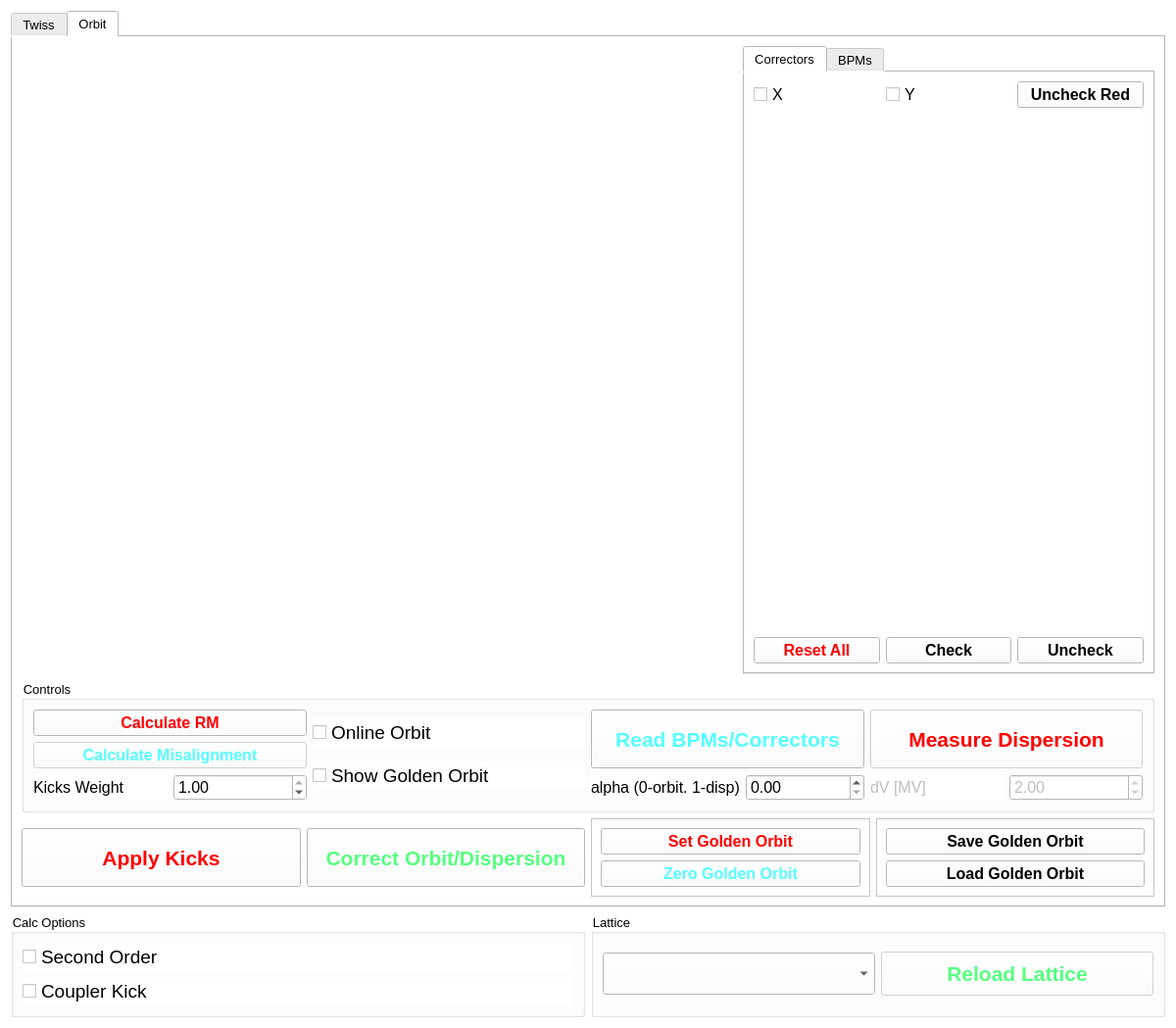
<?xml version="1.0" encoding="UTF-8"?>
<ui version="4.0">
 <class>Form</class>
 <widget class="QWidget" name="Form">
  <property name="geometry">
   <rect>
    <x>0</x>
    <y>0</y>
    <width>1200</width>
    <height>1049</height>
   </rect>
  </property>
  <property name="minimumSize">
   <size>
    <width>1150</width>
    <height>0</height>
   </size>
  </property>
  <property name="contextMenuPolicy">
   <enum>Qt::CustomContextMenu</enum>
  </property>
  <property name="windowTitle">
   <string>Ocelot Interface</string>
  </property>
  <property name="styleSheet">
   <string notr="true">background-color: white</string>
  </property>
  <layout class="QGridLayout" name="gridLayout">
   <item row="1" column="0">
    <layout class="QHBoxLayout" name="horizontalLayout_7">
     <item>
      <widget class="QGroupBox" name="groupBox_9">
       <property name="minimumSize">
        <size>
         <width>0</width>
         <height>50</height>
        </size>
       </property>
       <property name="font">
        <font>
         <pointsize>10</pointsize>
        </font>
       </property>
       <property name="title">
        <string>Calc Options</string>
       </property>
       <layout class="QGridLayout" name="gridLayout_15">
        <item row="0" column="0">
         <layout class="QGridLayout" name="gridLayout_14">
          <item row="0" column="0">
           <widget class="QCheckBox" name="cb_sec_order">
            <property name="font">
             <font>
              <pointsize>14</pointsize>
             </font>
            </property>
            <property name="text">
             <string>Second Order</string>
            </property>
           </widget>
          </item>
          <item row="1" column="0">
           <widget class="QCheckBox" name="cb_coupler_kick">
            <property name="font">
             <font>
              <pointsize>14</pointsize>
             </font>
            </property>
            <property name="text">
             <string>Coupler Kick</string>
            </property>
           </widget>
          </item>
         </layout>
        </item>
       </layout>
      </widget>
     </item>
     <item>
      <widget class="QGroupBox" name="groupBox_3">
       <property name="minimumSize">
        <size>
         <width>0</width>
         <height>100</height>
        </size>
       </property>
       <property name="font">
        <font>
         <pointsize>10</pointsize>
        </font>
       </property>
       <property name="title">
        <string>Lattice</string>
       </property>
       <layout class="QGridLayout" name="gridLayout_13">
        <item row="1" column="1">
         <layout class="QGridLayout" name="gridLayout_4">
          <item row="1" column="0">
           <widget class="QComboBox" name="cb_lattice">
            <property name="minimumSize">
             <size>
              <width>0</width>
              <height>43</height>
             </size>
            </property>
            <property name="font">
             <font>
              <pointsize>14</pointsize>
             </font>
            </property>
           </widget>
          </item>
          <item row="1" column="1">
           <widget class="QPushButton" name="pb_reload">
            <property name="enabled">
             <bool>false</bool>
            </property>
            <property name="minimumSize">
             <size>
              <width>100</width>
              <height>45</height>
             </size>
            </property>
            <property name="font">
             <font>
              <pointsize>16</pointsize>
              <weight>75</weight>
              <bold>true</bold>
             </font>
            </property>
            <property name="styleSheet">
             <string notr="true">color: rgb(85, 255, 127);</string>
            </property>
            <property name="text">
             <string>Reload Lattice</string>
            </property>
           </widget>
          </item>
         </layout>
        </item>
       </layout>
      </widget>
     </item>
    </layout>
   </item>
   <item row="0" column="0">
    <widget class="QTabWidget" name="tabWidget_2">
     <property name="font">
      <font>
       <pointsize>10</pointsize>
      </font>
     </property>
     <property name="currentIndex">
      <number>1</number>
     </property>
     <widget class="QWidget" name="tab_2">
      <attribute name="title">
       <string>Twiss</string>
      </attribute>
      <layout class="QGridLayout" name="gridLayout_6">
       <item row="0" column="0" colspan="2">
        <widget class="QWidget" name="widget_2" native="true">
         <property name="sizePolicy">
          <sizepolicy hsizetype="Expanding" vsizetype="Expanding">
           <horstretch>1</horstretch>
           <verstretch>0</verstretch>
          </sizepolicy>
         </property>
         <property name="minimumSize">
          <size>
           <width>700</width>
           <height>400</height>
          </size>
         </property>
        </widget>
       </item>
       <item row="0" column="2" colspan="2">
        <widget class="QWidget" name="widget" native="true">
         <property name="enabled">
          <bool>true</bool>
         </property>
         <property name="sizePolicy">
          <sizepolicy hsizetype="Expanding" vsizetype="Expanding">
           <horstretch>0</horstretch>
           <verstretch>0</verstretch>
          </sizepolicy>
         </property>
         <property name="minimumSize">
          <size>
           <width>400</width>
           <height>200</height>
          </size>
         </property>
         <property name="maximumSize">
          <size>
           <width>400</width>
           <height>16777215</height>
          </size>
         </property>
        </widget>
       </item>
       <item row="1" column="0" colspan="4">
        <widget class="QGroupBox" name="groupBox_10">
         <property name="maximumSize">
          <size>
           <width>16777215</width>
           <height>140</height>
          </size>
         </property>
         <property name="font">
          <font>
           <pointsize>10</pointsize>
          </font>
         </property>
         <property name="title">
          <string>BackTracking</string>
         </property>
         <layout class="QVBoxLayout" name="verticalLayout_2">
          <item>
           <layout class="QVBoxLayout" name="verticalLayout">
            <item>
             <widget class="QCheckBox" name="cb_otr55">
              <property name="font">
               <font>
                <pointsize>14</pointsize>
               </font>
              </property>
              <property name="text">
               <string>OTRC 55</string>
              </property>
              <property name="checked">
               <bool>true</bool>
              </property>
             </widget>
            </item>
            <item>
             <widget class="QCheckBox" name="cb_otr218">
              <property name="font">
               <font>
                <pointsize>14</pointsize>
               </font>
              </property>
              <property name="text">
               <string>OTRB 218</string>
              </property>
             </widget>
            </item>
            <item>
             <widget class="QCheckBox" name="cb_otr450">
              <property name="font">
               <font>
                <pointsize>14</pointsize>
               </font>
              </property>
              <property name="text">
               <string>OTRB 450</string>
              </property>
             </widget>
            </item>
           </layout>
          </item>
         </layout>
        </widget>
       </item>
       <item row="2" column="0" rowspan="2">
        <widget class="QPushButton" name="pb_write">
         <property name="minimumSize">
          <size>
           <width>150</width>
           <height>60</height>
          </size>
         </property>
         <property name="font">
          <font>
           <pointsize>16</pointsize>
           <weight>75</weight>
           <bold>true</bold>
          </font>
         </property>
         <property name="styleSheet">
          <string notr="true">color: rgb(85, 255, 127);</string>
         </property>
         <property name="text">
          <string>Write to Quads</string>
         </property>
        </widget>
       </item>
       <item row="2" column="1" rowspan="2">
        <widget class="QPushButton" name="pb_read">
         <property name="minimumSize">
          <size>
           <width>0</width>
           <height>60</height>
          </size>
         </property>
         <property name="font">
          <font>
           <pointsize>16</pointsize>
           <weight>75</weight>
           <bold>true</bold>
          </font>
         </property>
         <property name="styleSheet">
          <string notr="true">color: rgb(85, 255, 255);</string>
         </property>
         <property name="text">
          <string>Read from Quads</string>
         </property>
        </widget>
       </item>
       <item row="2" column="2" colspan="2">
        <widget class="QPushButton" name="pb_reset">
         <property name="enabled">
          <bool>true</bool>
         </property>
         <property name="minimumSize">
          <size>
           <width>0</width>
           <height>20</height>
          </size>
         </property>
         <property name="sizeIncrement">
          <size>
           <width>0</width>
           <height>0</height>
          </size>
         </property>
         <property name="font">
          <font>
           <pointsize>12</pointsize>
           <weight>75</weight>
           <bold>true</bold>
          </font>
         </property>
         <property name="styleSheet">
          <string notr="true">color: rgb(255, 0, 0);</string>
         </property>
         <property name="text">
          <string>Reset All</string>
         </property>
        </widget>
       </item>
       <item row="3" column="2" colspan="2">
        <widget class="QPushButton" name="pb_update">
         <property name="minimumSize">
          <size>
           <width>0</width>
           <height>20</height>
          </size>
         </property>
         <property name="font">
          <font>
           <pointsize>12</pointsize>
           <weight>75</weight>
           <bold>true</bold>
          </font>
         </property>
         <property name="text">
          <string>Update Reference</string>
         </property>
        </widget>
       </item>
      </layout>
     </widget>
     <widget class="QWidget" name="tab_3">
      <attribute name="title">
       <string>Orbit</string>
      </attribute>
      <layout class="QGridLayout" name="gridLayout_8">
       <item row="0" column="0">
        <layout class="QHBoxLayout" name="horizontalLayout_4">
         <item>
          <widget class="QWidget" name="w_orbit" native="true">
           <property name="sizePolicy">
            <sizepolicy hsizetype="Expanding" vsizetype="Expanding">
             <horstretch>0</horstretch>
             <verstretch>0</verstretch>
            </sizepolicy>
           </property>
           <property name="minimumSize">
            <size>
             <width>650</width>
             <height>400</height>
            </size>
           </property>
          </widget>
         </item>
        </layout>
       </item>
       <item row="6" column="0" colspan="2">
        <layout class="QHBoxLayout" name="horizontalLayout_2">
         <item>
          <widget class="QPushButton" name="pb_apply_kicks">
           <property name="minimumSize">
            <size>
             <width>150</width>
             <height>60</height>
            </size>
           </property>
           <property name="font">
            <font>
             <pointsize>16</pointsize>
             <weight>75</weight>
             <bold>true</bold>
            </font>
           </property>
           <property name="styleSheet">
            <string notr="true">color: rgb(255, 0, 0);</string>
           </property>
           <property name="text">
            <string>Apply Kicks</string>
           </property>
          </widget>
         </item>
         <item>
          <widget class="QPushButton" name="pb_correct_orbit">
           <property name="minimumSize">
            <size>
             <width>0</width>
             <height>60</height>
            </size>
           </property>
           <property name="font">
            <font>
             <pointsize>16</pointsize>
             <weight>75</weight>
             <bold>true</bold>
            </font>
           </property>
           <property name="styleSheet">
            <string notr="true">color: rgb(85, 255, 127);</string>
           </property>
           <property name="text">
            <string>Correct Orbit/Dispersion</string>
           </property>
          </widget>
         </item>
         <item>
          <widget class="QFrame" name="frame_4">
           <property name="frameShape">
            <enum>QFrame::StyledPanel</enum>
           </property>
           <property name="frameShadow">
            <enum>QFrame::Raised</enum>
           </property>
           <layout class="QVBoxLayout" name="verticalLayout_9">
            <item>
             <widget class="QPushButton" name="pb_set_golden">
              <property name="minimumSize">
               <size>
                <width>0</width>
                <height>20</height>
               </size>
              </property>
              <property name="font">
               <font>
                <pointsize>12</pointsize>
                <weight>75</weight>
                <bold>true</bold>
               </font>
              </property>
              <property name="styleSheet">
               <string notr="true">color: rgb(255, 0, 0);</string>
              </property>
              <property name="text">
               <string>Set Golden Orbit</string>
              </property>
             </widget>
            </item>
            <item>
             <widget class="QPushButton" name="pb_zero_gold">
              <property name="minimumSize">
               <size>
                <width>0</width>
                <height>20</height>
               </size>
              </property>
              <property name="font">
               <font>
                <pointsize>12</pointsize>
                <weight>75</weight>
                <bold>true</bold>
               </font>
              </property>
              <property name="styleSheet">
               <string notr="true">color: rgb(85, 255, 255);</string>
              </property>
              <property name="text">
               <string>Zero Golden Orbit</string>
              </property>
             </widget>
            </item>
           </layout>
          </widget>
         </item>
         <item>
          <widget class="QFrame" name="frame_3">
           <property name="frameShape">
            <enum>QFrame::StyledPanel</enum>
           </property>
           <property name="frameShadow">
            <enum>QFrame::Raised</enum>
           </property>
           <layout class="QVBoxLayout" name="verticalLayout_4">
            <item>
             <widget class="QPushButton" name="pb_save_golden">
              <property name="minimumSize">
               <size>
                <width>0</width>
                <height>20</height>
               </size>
              </property>
              <property name="font">
               <font>
                <pointsize>12</pointsize>
                <weight>75</weight>
                <bold>true</bold>
               </font>
              </property>
              <property name="text">
               <string>Save Golden Orbit</string>
              </property>
             </widget>
            </item>
            <item>
             <widget class="QPushButton" name="pb_load_golden">
              <property name="minimumSize">
               <size>
                <width>0</width>
                <height>20</height>
               </size>
              </property>
              <property name="font">
               <font>
                <pointsize>12</pointsize>
                <weight>75</weight>
                <bold>true</bold>
               </font>
              </property>
              <property name="text">
               <string>Load Golden Orbit</string>
              </property>
             </widget>
            </item>
           </layout>
          </widget>
         </item>
        </layout>
       </item>
       <item row="4" column="0" colspan="2">
        <widget class="QGroupBox" name="groupBox_2">
         <property name="minimumSize">
          <size>
           <width>0</width>
           <height>100</height>
          </size>
         </property>
         <property name="font">
          <font>
           <pointsize>10</pointsize>
          </font>
         </property>
         <property name="title">
          <string>Controls</string>
         </property>
         <layout class="QGridLayout" name="gridLayout_5">
          <item row="0" column="0">
           <layout class="QGridLayout" name="gridLayout_3">
            <item row="2" column="3">
             <layout class="QVBoxLayout" name="verticalLayout_3">
              <item>
               <widget class="QPushButton" name="pb_disp_meas">
                <property name="enabled">
                 <bool>false</bool>
                </property>
                <property name="minimumSize">
                 <size>
                  <width>0</width>
                  <height>60</height>
                 </size>
                </property>
                <property name="font">
                 <font>
                  <pointsize>16</pointsize>
                  <weight>75</weight>
                  <bold>true</bold>
                 </font>
                </property>
                <property name="styleSheet">
                 <string notr="true">color: rgb(255, 0, 0);</string>
                </property>
                <property name="text">
                 <string>Measure Dispersion</string>
                </property>
               </widget>
              </item>
              <item>
               <layout class="QHBoxLayout" name="horizontalLayout_5">
                <item>
                 <widget class="QLabel" name="label_2">
                  <property name="enabled">
                   <bool>false</bool>
                  </property>
                  <property name="font">
                   <font>
                    <pointsize>12</pointsize>
                   </font>
                  </property>
                  <property name="text">
                   <string>dV [MV]</string>
                  </property>
                 </widget>
                </item>
                <item>
                 <widget class="QDoubleSpinBox" name="sb_dV">
                  <property name="enabled">
                   <bool>false</bool>
                  </property>
                  <property name="font">
                   <font>
                    <pointsize>12</pointsize>
                   </font>
                  </property>
                  <property name="minimum">
                   <double>-5.000000000000000</double>
                  </property>
                  <property name="maximum">
                   <double>5.000000000000000</double>
                  </property>
                  <property name="singleStep">
                   <double>0.100000000000000</double>
                  </property>
                  <property name="value">
                   <double>2.000000000000000</double>
                  </property>
                 </widget>
                </item>
               </layout>
              </item>
             </layout>
            </item>
            <item row="2" column="2">
             <layout class="QVBoxLayout" name="verticalLayout_6">
              <item>
               <widget class="QPushButton" name="pb_read_orbit">
                <property name="minimumSize">
                 <size>
                  <width>0</width>
                  <height>60</height>
                 </size>
                </property>
                <property name="font">
                 <font>
                  <pointsize>16</pointsize>
                  <weight>75</weight>
                  <bold>true</bold>
                 </font>
                </property>
                <property name="styleSheet">
                 <string notr="true">color: rgb(85, 255, 255);</string>
                </property>
                <property name="text">
                 <string>Read BPMs/Correctors</string>
                </property>
               </widget>
              </item>
              <item>
               <layout class="QHBoxLayout" name="horizontalLayout_6">
                <item>
                 <widget class="QLabel" name="label_3">
                  <property name="font">
                   <font>
                    <pointsize>12</pointsize>
                   </font>
                  </property>
                  <property name="text">
                   <string>alpha (0-orbit. 1-disp)</string>
                  </property>
                 </widget>
                </item>
                <item>
                 <widget class="QDoubleSpinBox" name="sb_alpha">
                  <property name="font">
                   <font>
                    <pointsize>12</pointsize>
                   </font>
                  </property>
                  <property name="minimum">
                   <double>0.000000000000000</double>
                  </property>
                  <property name="maximum">
                   <double>1.000000000000000</double>
                  </property>
                  <property name="singleStep">
                   <double>0.100000000000000</double>
                  </property>
                  <property name="value">
                   <double>0.000000000000000</double>
                  </property>
                 </widget>
                </item>
               </layout>
              </item>
             </layout>
            </item>
            <item row="2" column="0">
             <layout class="QVBoxLayout" name="verticalLayout_7">
              <item>
               <widget class="QPushButton" name="pb_calc_RM">
                <property name="minimumSize">
                 <size>
                  <width>0</width>
                  <height>20</height>
                 </size>
                </property>
                <property name="font">
                 <font>
                  <pointsize>12</pointsize>
                  <weight>75</weight>
                  <bold>true</bold>
                 </font>
                </property>
                <property name="styleSheet">
                 <string notr="true">color: rgb(255, 0, 0);</string>
                </property>
                <property name="text">
                 <string>Calculate RM</string>
                </property>
               </widget>
              </item>
              <item>
               <widget class="QPushButton" name="pb_calc_misal">
                <property name="enabled">
                 <bool>false</bool>
                </property>
                <property name="minimumSize">
                 <size>
                  <width>0</width>
                  <height>20</height>
                 </size>
                </property>
                <property name="sizeIncrement">
                 <size>
                  <width>0</width>
                  <height>0</height>
                 </size>
                </property>
                <property name="font">
                 <font>
                  <pointsize>12</pointsize>
                  <weight>75</weight>
                  <bold>true</bold>
                 </font>
                </property>
                <property name="styleSheet">
                 <string notr="true">color: rgb(85, 255, 255);</string>
                </property>
                <property name="text">
                 <string>Calculate Misalignment</string>
                </property>
               </widget>
              </item>
              <item>
               <layout class="QHBoxLayout" name="horizontalLayout_11">
                <item>
                 <widget class="QLabel" name="label">
                  <property name="font">
                   <font>
                    <pointsize>12</pointsize>
                   </font>
                  </property>
                  <property name="text">
                   <string>Kicks Weight </string>
                  </property>
                 </widget>
                </item>
                <item>
                 <widget class="QDoubleSpinBox" name="sb_kick_weight">
                  <property name="font">
                   <font>
                    <pointsize>12</pointsize>
                   </font>
                  </property>
                  <property name="locale">
                   <locale language="English" country="UnitedStates"/>
                  </property>
                  <property name="minimum">
                   <double>0.000000000000000</double>
                  </property>
                  <property name="maximum">
                   <double>1.000000000000000</double>
                  </property>
                  <property name="singleStep">
                   <double>0.050000000000000</double>
                  </property>
                  <property name="value">
                   <double>1.000000000000000</double>
                  </property>
                 </widget>
                </item>
               </layout>
              </item>
             </layout>
            </item>
            <item row="2" column="1">
             <layout class="QVBoxLayout" name="verticalLayout_8">
              <item>
               <widget class="QCheckBox" name="cb_online_orbit">
                <property name="font">
                 <font>
                  <pointsize>14</pointsize>
                 </font>
                </property>
                <property name="text">
                 <string>Online Orbit</string>
                </property>
               </widget>
              </item>
              <item>
               <widget class="QCheckBox" name="cb_golden_orbit">
                <property name="font">
                 <font>
                  <pointsize>14</pointsize>
                 </font>
                </property>
                <property name="text">
                 <string>Show Golden Orbit</string>
                </property>
               </widget>
              </item>
             </layout>
            </item>
           </layout>
          </item>
         </layout>
        </widget>
       </item>
       <item row="0" column="1">
        <widget class="QTabWidget" name="tabWidget">
         <property name="maximumSize">
          <size>
           <width>420</width>
           <height>16777215</height>
          </size>
         </property>
         <property name="font">
          <font>
           <pointsize>10</pointsize>
          </font>
         </property>
         <property name="currentIndex">
          <number>0</number>
         </property>
         <widget class="QWidget" name="tab">
          <attribute name="title">
           <string>Correctors</string>
          </attribute>
          <layout class="QGridLayout" name="gridLayout_2">
           <item row="1" column="0">
            <widget class="QWidget" name="w_cor" native="true">
             <property name="sizePolicy">
              <sizepolicy hsizetype="Expanding" vsizetype="Expanding">
               <horstretch>0</horstretch>
               <verstretch>0</verstretch>
              </sizepolicy>
             </property>
             <property name="minimumSize">
              <size>
               <width>450</width>
               <height>121</height>
              </size>
             </property>
             <property name="maximumSize">
              <size>
               <width>400</width>
               <height>16777215</height>
              </size>
             </property>
            </widget>
           </item>
           <item row="4" column="0">
            <layout class="QHBoxLayout" name="horizontalLayout">
             <item>
              <widget class="QPushButton" name="pb_reset_all">
               <property name="minimumSize">
                <size>
                 <width>0</width>
                 <height>20</height>
                </size>
               </property>
               <property name="font">
                <font>
                 <pointsize>12</pointsize>
                 <weight>75</weight>
                 <bold>true</bold>
                </font>
               </property>
               <property name="styleSheet">
                <string notr="true">color: rgb(255, 0, 0);</string>
               </property>
               <property name="text">
                <string>Reset All</string>
               </property>
              </widget>
             </item>
             <item>
              <widget class="QPushButton" name="pb_check">
               <property name="minimumSize">
                <size>
                 <width>0</width>
                 <height>20</height>
                </size>
               </property>
               <property name="font">
                <font>
                 <pointsize>12</pointsize>
                 <weight>75</weight>
                 <bold>true</bold>
                </font>
               </property>
               <property name="text">
                <string>Check</string>
               </property>
              </widget>
             </item>
             <item>
              <widget class="QPushButton" name="pb_uncheck">
               <property name="enabled">
                <bool>true</bool>
               </property>
               <property name="minimumSize">
                <size>
                 <width>0</width>
                 <height>20</height>
                </size>
               </property>
               <property name="sizeIncrement">
                <size>
                 <width>0</width>
                 <height>0</height>
                </size>
               </property>
               <property name="font">
                <font>
                 <pointsize>12</pointsize>
                 <weight>75</weight>
                 <bold>true</bold>
                </font>
               </property>
               <property name="styleSheet">
                <string notr="true"/>
               </property>
               <property name="text">
                <string>Uncheck</string>
               </property>
              </widget>
             </item>
            </layout>
           </item>
           <item row="0" column="0">
            <layout class="QHBoxLayout" name="horizontalLayout_10">
             <item>
              <widget class="QCheckBox" name="cb_x_cors">
               <property name="font">
                <font>
                 <pointsize>12</pointsize>
                </font>
               </property>
               <property name="text">
                <string>X</string>
               </property>
              </widget>
             </item>
             <item>
              <widget class="QCheckBox" name="cb_y_cors">
               <property name="font">
                <font>
                 <pointsize>12</pointsize>
                </font>
               </property>
               <property name="text">
                <string>Y</string>
               </property>
              </widget>
             </item>
             <item>
              <widget class="QPushButton" name="pb_uncheck_red">
               <property name="enabled">
                <bool>true</bool>
               </property>
               <property name="minimumSize">
                <size>
                 <width>0</width>
                 <height>20</height>
                </size>
               </property>
               <property name="sizeIncrement">
                <size>
                 <width>0</width>
                 <height>0</height>
                </size>
               </property>
               <property name="font">
                <font>
                 <pointsize>12</pointsize>
                 <weight>75</weight>
                 <bold>true</bold>
                </font>
               </property>
               <property name="styleSheet">
                <string notr="true"/>
               </property>
               <property name="text">
                <string>Uncheck Red</string>
               </property>
              </widget>
             </item>
            </layout>
           </item>
          </layout>
         </widget>
         <widget class="QWidget" name="tab_4">
          <attribute name="title">
           <string>BPMs</string>
          </attribute>
          <layout class="QGridLayout" name="gridLayout_7">
           <item row="0" column="0">
            <widget class="QWidget" name="w_bpm" native="true">
             <property name="sizePolicy">
              <sizepolicy hsizetype="Preferred" vsizetype="Expanding">
               <horstretch>0</horstretch>
               <verstretch>0</verstretch>
              </sizepolicy>
             </property>
             <property name="minimumSize">
              <size>
               <width>400</width>
               <height>300</height>
              </size>
             </property>
            </widget>
           </item>
           <item row="1" column="0">
            <layout class="QHBoxLayout" name="horizontalLayout_3">
             <item>
              <widget class="QPushButton" name="pb_bpm_check">
               <property name="text">
                <string>Check</string>
               </property>
              </widget>
             </item>
             <item>
              <widget class="QPushButton" name="pb_bpm_uncheck">
               <property name="text">
                <string>Uncheck</string>
               </property>
              </widget>
             </item>
            </layout>
           </item>
          </layout>
         </widget>
        </widget>
       </item>
      </layout>
     </widget>
    </widget>
   </item>
  </layout>
 </widget>
 <resources/>
 <connections/>
</ui>
